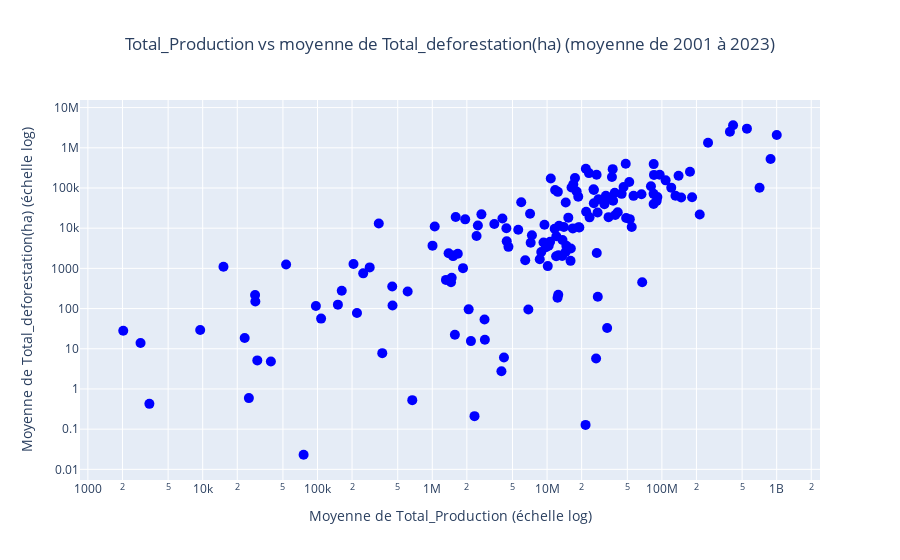

This figure's notebook cell:
### Code cell
nuage_inter(data,'Total_Production','Total_deforestation(ha)')

### Figure 1 — Plotly figure (JSON) as saved in the notebook; plotly's stock layout.template omitted (floating-point values rounded to 4 significant figures; data arrays with more than 128 entries replaced by an {"elided": "..."} marker saying what was removed)
{"data": [{"hovertemplate": "<b>%{hovertext}</b><br><br>Total_Production=%{x}<br>Total_deforestation(ha)=%{y}<extra></extra>", "hovertext": {"elided": "165 str values"}, "legendgroup": "", "marker": {"color": "blue", "size": 10, "symbol": "circle"}, "mode": "markers", "name": "", "orientation": "v", "showlegend": false, "type": "scatter", "x": {"elided": "165 float values"}, "xaxis": "x", "y": {"elided": "165 float values"}, "yaxis": "y"}], "layout": {"legend": {"tracegroupgap": 0}, "title": {"text": "Total_Production vs moyenne de Total_deforestation(ha) (moyenne de 2001 à 2023)", "x": 0.5, "xanchor": "center"}, "xaxis": {"anchor": "y", "domain": [0, 1], "title": {"text": "Moyenne de Total_Production (échelle log)"}, "type": "log"}, "yaxis": {"anchor": "x", "domain": [0, 1], "title": {"text": "Moyenne de Total_deforestation(ha) (échelle log)"}, "type": "log"}}}
